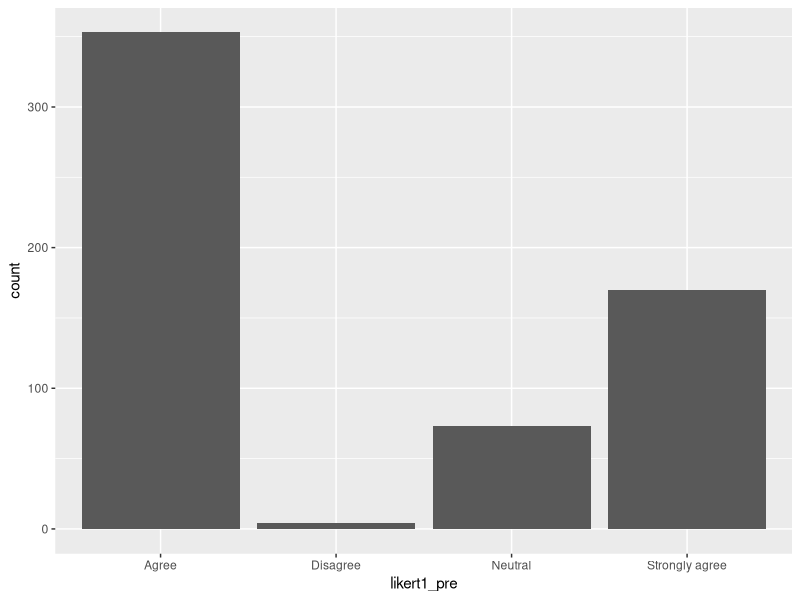
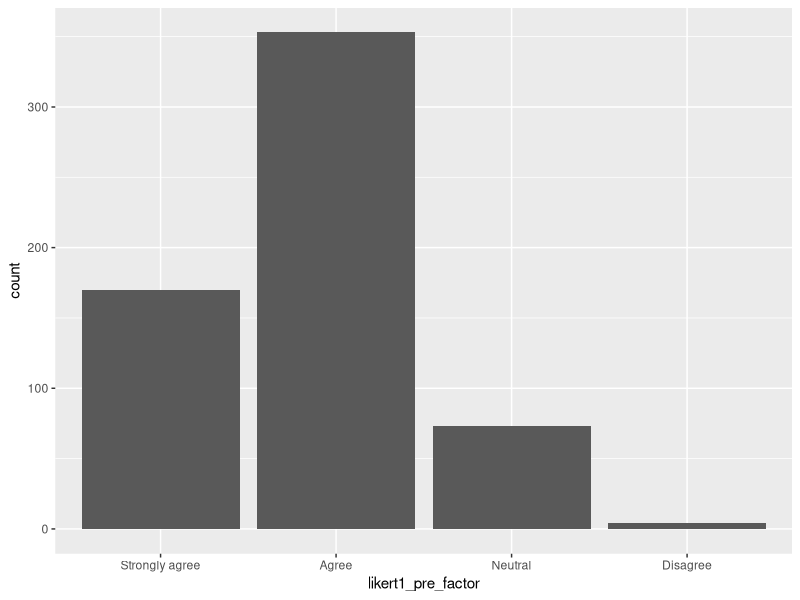
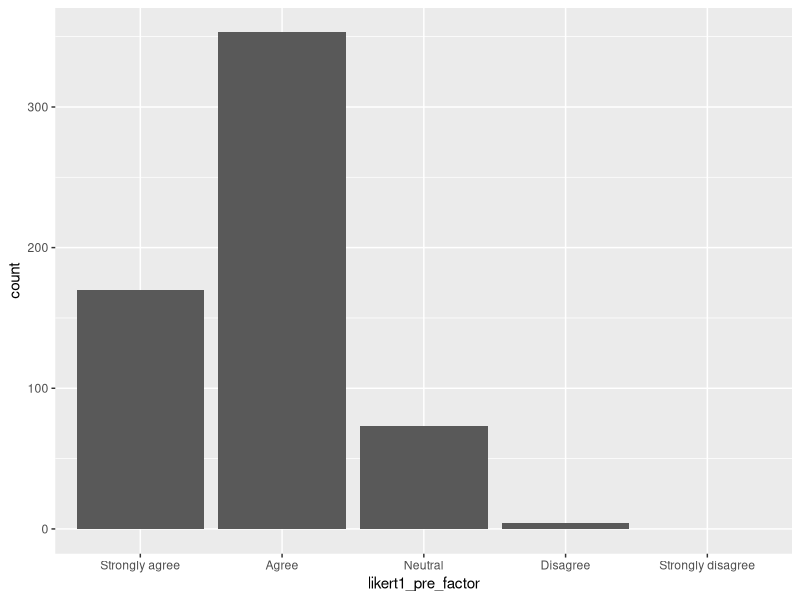
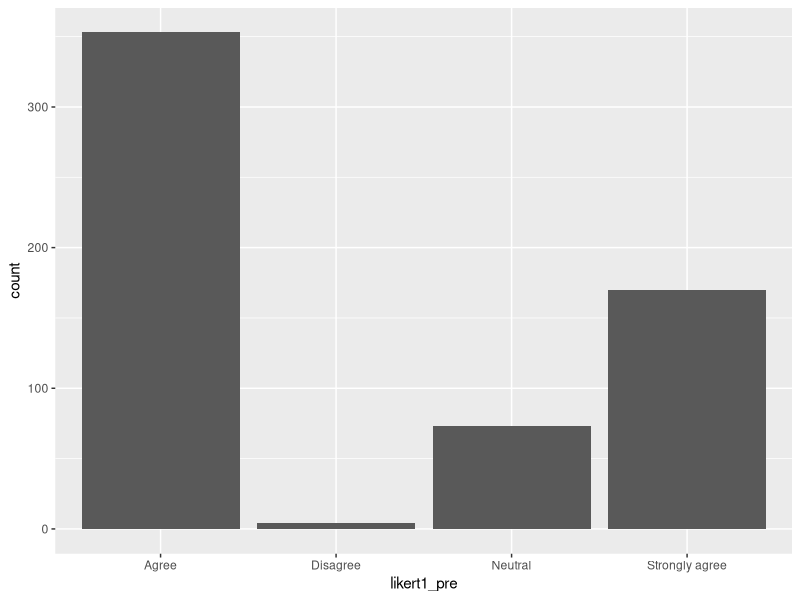
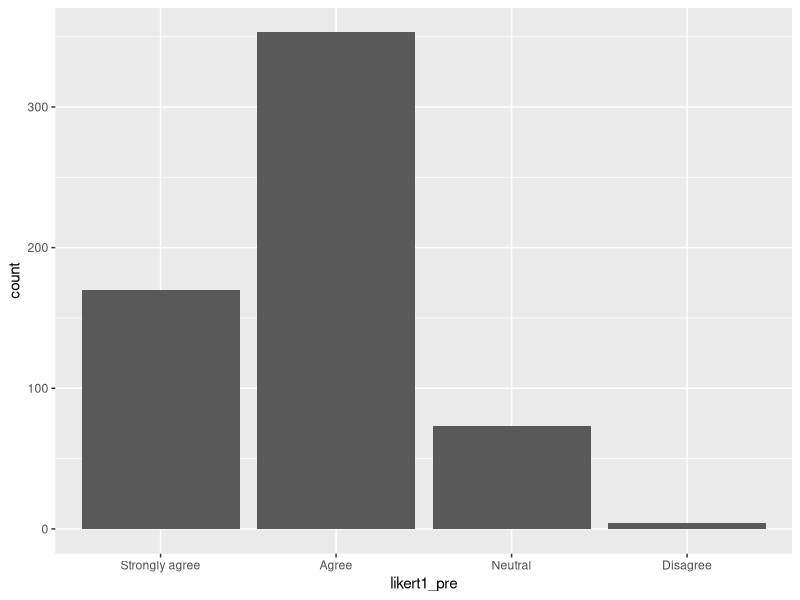
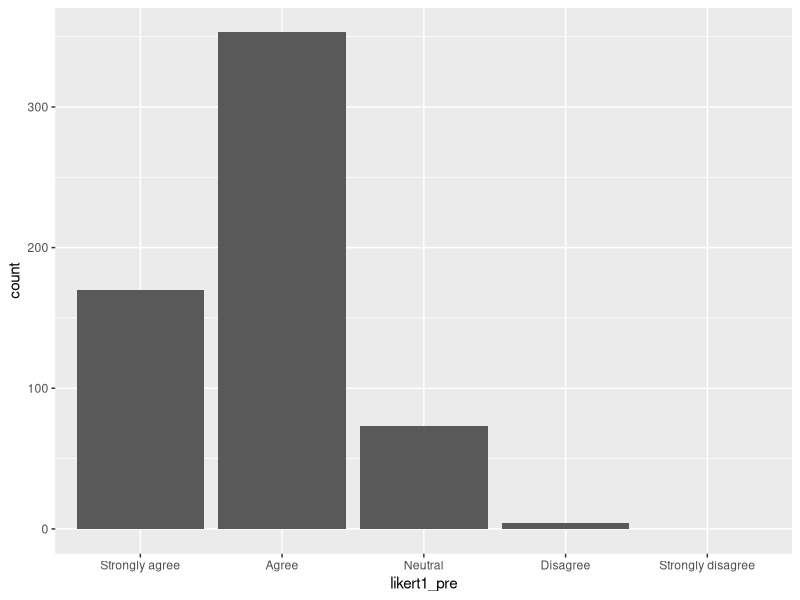
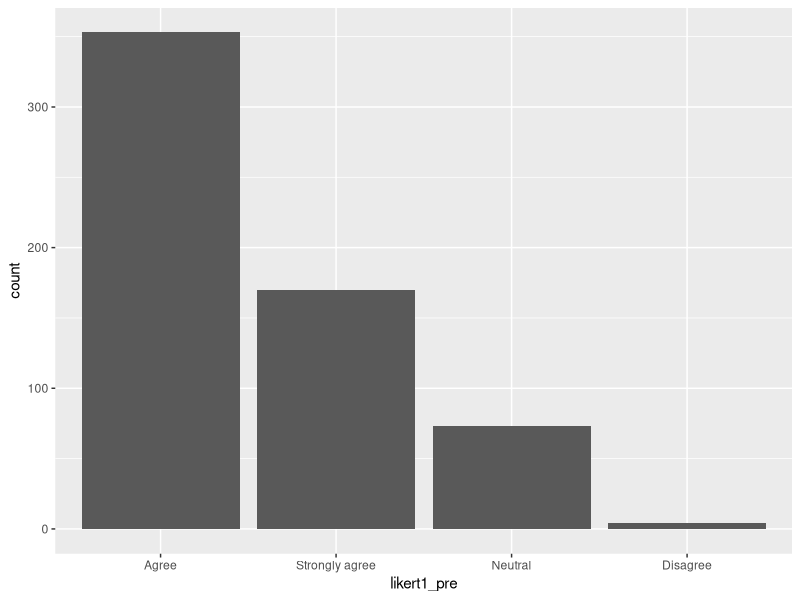
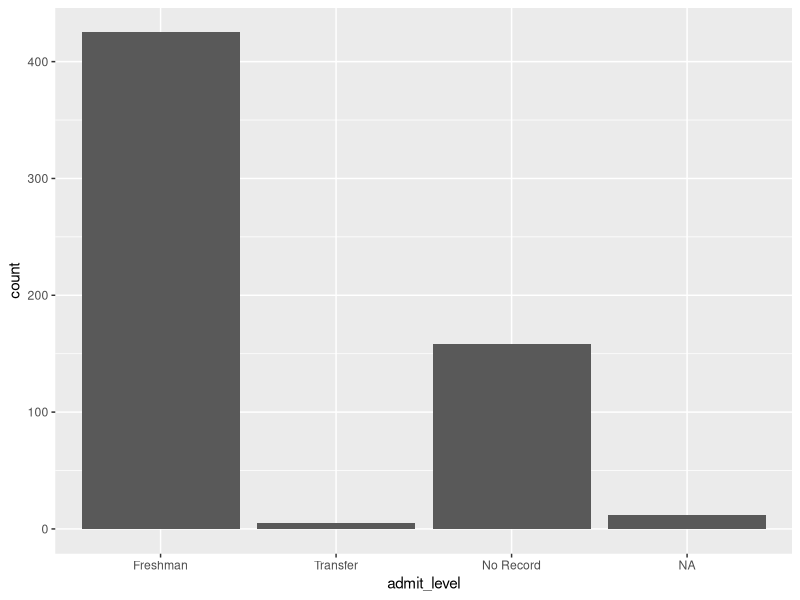

Source code (R) for these figures, in order:
## ---- chunk 1
#install.packages("forcats")
## ---- chunk 2
library("tidyverse")
library("forcats")
library("ggplot2")
## ---- chunk 3
edu_dat <- read_csv("workshop_wide.csv")
## ---- chunk 4
glimpse(edu_dat)
## ---- chunk 5
table(edu_dat$likert1_pre)
ggplot(edu_dat, aes(likert1_pre)) +
  geom_bar()
## ---- chunk 6
likert_levels <- c("Strongly agree", "Agree", "Neutral", "Disagree", "Strongly disagree")
## ---- chunk 7
likert1_pre_factor <- factor(edu_dat$likert1_pre, levels = likert_levels)

## ---- chunk 8
table(likert1_pre_factor)
ggplot(edu_dat, aes(likert1_pre_factor)) +
  geom_bar()
## ---- chunk 9
ggplot(edu_dat, aes(likert1_pre_factor)) +
  geom_bar() +
  scale_x_discrete(drop=FALSE)
## ---- chunk 10
edu_dat$likert1_pre <- factor(edu_dat$likert1_pre)
glimpse(edu_dat)
## ---- chunk 11
ggplot(edu_dat, aes(likert1_pre)) +
  geom_bar()
## ---- chunk 12
edu_dat$likert1_pre <- factor(edu_dat$likert1_pre, levels = c("Strongly agree", "Agree", "Neutral","Disagree","Strongly disagree"))
## ---- chunk 13
ggplot(edu_dat, aes(likert1_pre)) +
  geom_bar()
ggplot(edu_dat, aes(likert1_pre)) +
  geom_bar() +
  scale_x_discrete(drop=FALSE)
## ---- chunk 14
edu_dat %>%
  mutate(likert1_pre = fct_infreq(likert1_pre)) %>%
ggplot(aes(x = likert1_pre)) +
 geom_bar()
## ---- chunk 15
edu_dat %>%
  mutate(likert1_pre = fct_recode(likert1_pre,
                                  "Generally agree" = "Strongly agree",
                                  "Generally agree" = "Agree",
                                  "Neutral" = "Neutral",
                                  "Generally disagree" = "Disagree",
                                  "Generally disagree" = "Strongly disagree"
                              
                                  )) %>%
  count(likert1_pre)
## ---- chunk 16
edu_dat$likert1_post <- factor(edu_dat$likert1_post)
edu_dat$admit_level <- factor(edu_dat$admit_level)
edu_dat$gender <- factor(edu_dat$gender)
glimpse(edu_dat)
## ---- chunk 17
levels(edu_dat$admit_level) <- c("Freshman", "Transfer", "No Record")
edu_dat %>%
ggplot(aes(x = admit_level)) +
 geom_bar()
## ---- chunk 18
edu_dat %>%
  mutate(admit_level = fct_infreq(admit_level)) %>%
ggplot(aes(x = admit_level)) +
 geom_bar()
## ---- chunk 19
edu_dat$year <- factor(edu_dat$year)
levels(edu_dat$year) <- c("2016", "2017", "2018", "2019")
edu_dat %>%
  mutate(year = fct_recode(year,
                                  "Prior_to_new_curriculum" = "2016",
                                  "Prior_to_new_curriculum" = "2017",
                                  "New_curriculum" = "2018",
                                  "New_curriculum" = "2019",
                                  )) %>%
  ggplot(aes(year,final_exam)) +
  geom_boxplot()

